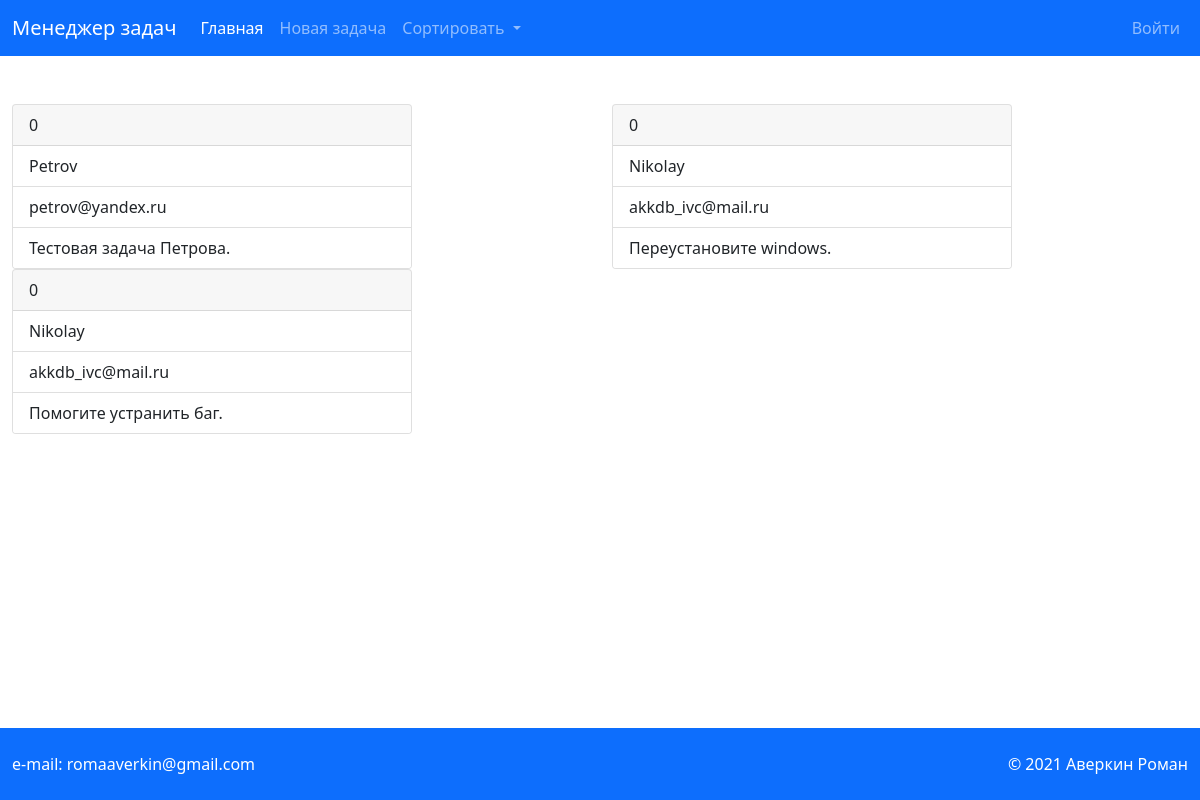
The app's page /?sort=login&sort_type=desc with its own data.
### tables this page shows
CREATE TABLE `tasks` (
  `id` int(11) NOT NULL,
  `user_id` int(10) UNSIGNED NOT NULL,
  `task` text NOT NULL,
  `performed` tinyint(1) NOT NULL DEFAULT 0
);

CREATE TABLE `users` (
  `id` int(10) UNSIGNED NOT NULL,
  `login` varchar(30) NOT NULL,
  `email` varchar(50) NOT NULL,
  `password` varchar(50) NOT NULL,
  `role_id` tinyint(3) UNSIGNED NOT NULL
);

### application/core/view.php (called while the page is built)
<?php
class View
{
    function generate($content_view, $template_view, $data = null)
    {
        include 'application/views/'.$template_view;
    }
}

### application/controllers/controller_main.php (called while the page is built)
<?php
class Controller_Main extends Controller
{
    function action_index()
    {
        $task_model = $this->require_model('task_model');
        $data['task_list'] = $task_model->get_task_list();
        $this->view->generate('main_view.php', 'template_view.php', $data['task_list']);
    }
}

### application/bootstrap.php (called while the page is built, shortened)
<?php
$route = new Route;
$route->start();

### index.php (called while the page is built, shortened)
<?php
require_once 'application/bootstrap.php';

### application/models/task_model.php (called while the page is built, shortened)
<?php
class Task_Model extends Model
{
    public function get_task_list()
    {
        $sorting_array = array("login", "email", "performed");
        $sorting = isset($_GET['sort']) ? htmlspecialchars($_GET['sort']) : 'login';
        $sorting_type = isset($_GET['sort_type']) ? htmlspecialchars($_GET['sort_type']) : 'asc';
        if (!array_search($sorting, $sorting_array)) $sorting = 'login';
        $pdo = $this->db();
        $query = $pdo->prepare("SELECT users.login, users.email, tasks.task, tasks.performed
                                        FROM `tasks`
                                        JOIN `users`
                                        ON tasks.user_id = users.id
                                        ORDER BY $sorting $sorting_type
                                        LIMIT 3");
        $query->execute();
        $result = $query->fetchAll(PDO::FETCH_ASSOC);
        return $result;
    }
}

### application/views/main_view.php (the view)
<section class="mb-5 tasks">
    <div class="container-xxl">
        <div class="row">
            <?php foreach ($data as $task):?>
            <div class="col-sm">
                <div class="card" style="width: 25rem;">
                    <div class="card-header">
                        <?= $task['performed'] ?>
                    </div>
                    <ul class="list-group list-group-flush">
                        <li class="list-group-item"><?= $task['login'] ?></li>
                        <li class="list-group-item"><?= $task['email'] ?></li>
                        <li class="list-group-item"><?= $task['task'] ?></li>
                    </ul>
                </div>
            </div>
            <?php endforeach;?>
        </div>
    </div>
</section>

### css/style.css (style rules this page uses)
.tasks { padding-bottom: 64px; }

### records on screen
tasks: performed "0", user.login "Petrov", user.email "petrov@yandex.ru", task "Тестовая задача Петрова."
tasks: performed "0", user.login "Nikolay", user.email "akkdb_ivc@mail.ru", task "Переустановите windows."
tasks: performed "0", user.login "Nikolay", user.email "akkdb_ivc@mail.ru", task "Помогите устранить баг."
